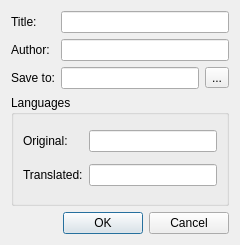
<ui version="4.0" >
 <class>DictionaryDialog</class>
 <widget class="QDialog" name="DictionaryDialog" >
  <property name="geometry" >
   <rect>
    <x>0</x>
    <y>0</y>
    <width>240</width>
    <height>245</height>
   </rect>
  </property>
  <property name="windowTitle" >
   <string>Dictionary Settings</string>
  </property>
  <layout class="QGridLayout" >
   <item row="0" column="0" >
    <widget class="QLabel" name="label" >
     <property name="text" >
      <string>Title:</string>
     </property>
    </widget>
   </item>
   <item row="0" column="1" >
    <widget class="QLineEdit" name="titleLineEdit" />
   </item>
   <item row="1" column="0" >
    <widget class="QLabel" name="label_2" >
     <property name="text" >
      <string>Author:</string>
     </property>
    </widget>
   </item>
   <item row="1" column="1" >
    <widget class="QLineEdit" name="authorLineEdit" />
   </item>
   <item row="2" column="0" >
    <widget class="QLabel" name="label_5" >
     <property name="text" >
      <string>Save to:</string>
     </property>
    </widget>
   </item>
   <item row="2" column="1" >
    <layout class="QHBoxLayout" >
     <item>
      <widget class="QLineEdit" name="fileLineEdit" />
     </item>
     <item>
      <widget class="QToolButton" name="fileToolButton" >
       <property name="text" >
        <string>...</string>
       </property>
      </widget>
     </item>
    </layout>
   </item>
   <item row="3" column="0" colspan="2" >
    <widget class="QGroupBox" name="groupBox" >
     <property name="title" >
      <string>Languages</string>
     </property>
     <layout class="QGridLayout" >
      <item row="0" column="0" >
       <widget class="QLabel" name="label_3" >
        <property name="text" >
         <string>Original:</string>
        </property>
       </widget>
      </item>
      <item row="0" column="1" >
       <widget class="QLineEdit" name="oLangLineEdit" />
      </item>
      <item row="1" column="0" >
       <widget class="QLabel" name="label_4" >
        <property name="text" >
         <string>Translated:</string>
        </property>
       </widget>
      </item>
      <item row="1" column="1" >
       <widget class="QLineEdit" name="tLangLineEdit" />
      </item>
     </layout>
    </widget>
   </item>
   <item row="4" column="1" >
    <widget class="QDialogButtonBox" name="buttonBox" >
     <property name="standardButtons" >
      <set>QDialogButtonBox::Cancel|QDialogButtonBox::NoButton|QDialogButtonBox::Ok</set>
     </property>
    </widget>
   </item>
  </layout>
 </widget>
 <resources/>
 <connections>
  <connection>
   <sender>buttonBox</sender>
   <signal>accepted()</signal>
   <receiver>DictionaryDialog</receiver>
   <slot>accept()</slot>
   <hints>
    <hint type="sourcelabel" >
     <x>145</x>
     <y>187</y>
    </hint>
    <hint type="destinationlabel" >
     <x>117</x>
     <y>104</y>
    </hint>
   </hints>
  </connection>
  <connection>
   <sender>buttonBox</sender>
   <signal>rejected()</signal>
   <receiver>DictionaryDialog</receiver>
   <slot>reject()</slot>
   <hints>
    <hint type="sourcelabel" >
     <x>145</x>
     <y>187</y>
    </hint>
    <hint type="destinationlabel" >
     <x>117</x>
     <y>104</y>
    </hint>
   </hints>
  </connection>
 </connections>
</ui>
